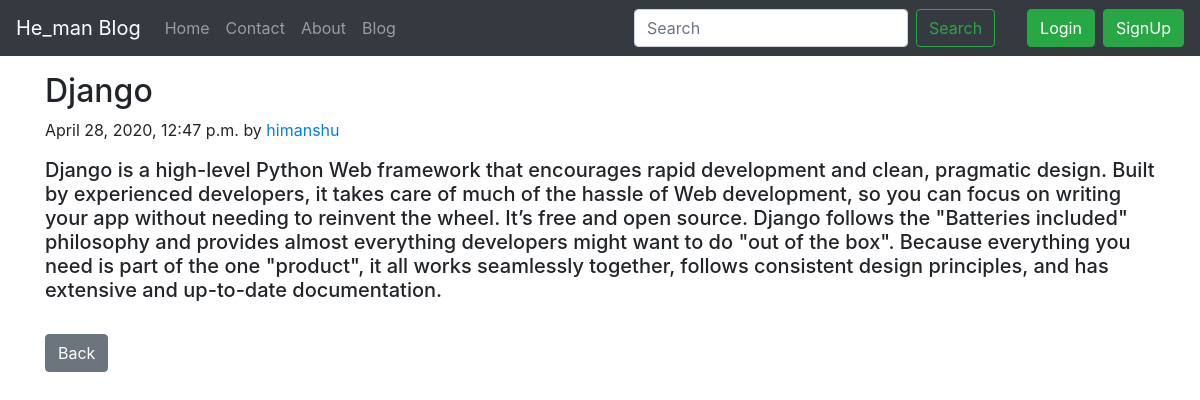
Page /blog/django on the committed database.
### blog/models.py (models this page shows, shortened)
class Post(models.Model):
    sno = models.AutoField(primary_key=True)
    title = models.CharField(max_length=100)
    content = models.TextField()
    author = models.CharField(max_length=20)
    slug = models.CharField(max_length=130)
    timeStamp = models.DateTimeField(blank=True)

### blog/views.py (the view)
# urls.py: path('<str:slug>', views.blogPost, name='blogPost')
def blogPost(request, slug):
	post = Post.objects.filter(slug=slug).first()
	mydict = {'post':post}
	return render(request, 'blog/blogPost.html',mydict)

### templates/blog/blogPost.html (shortened to what this page needs)
{% extends 'base.html' %}
{% block body %}
<div class="container my-3">
  <h2 class="blog-post-title">{{post.title}}</h2>
  <p class="blog-post-meta">{{post.timeStamp}} by <a href="#">{{post.author}}</a></p>
  <h5> {{post.content}}</h5>
  <br>
  <a type="button" href="/blog" class="btn btn-secondary">Back</a>
</div>
{% endblock body %}

### rows in the picture
Post: title "Django", timeStamp "April 28, 2020, 12:47 p.m.", author "himanshu", content "Django is a high-level Python Web framework that encourages rapid development and clean, pragmatic design. Built by experienced developers, it takes care of much of the hassle of Web development, so you can focus on writing your app without needing to reinvent the wheel. It’s free and open source. Django follows the \"Batteries included\" philosophy and provides almost everything developers might want to do \"out of the box\". Because everything you need is part of the one \"product\", it all works seamlessly together, follows consistent design principles, and has extensive and up-to-date documentation."
